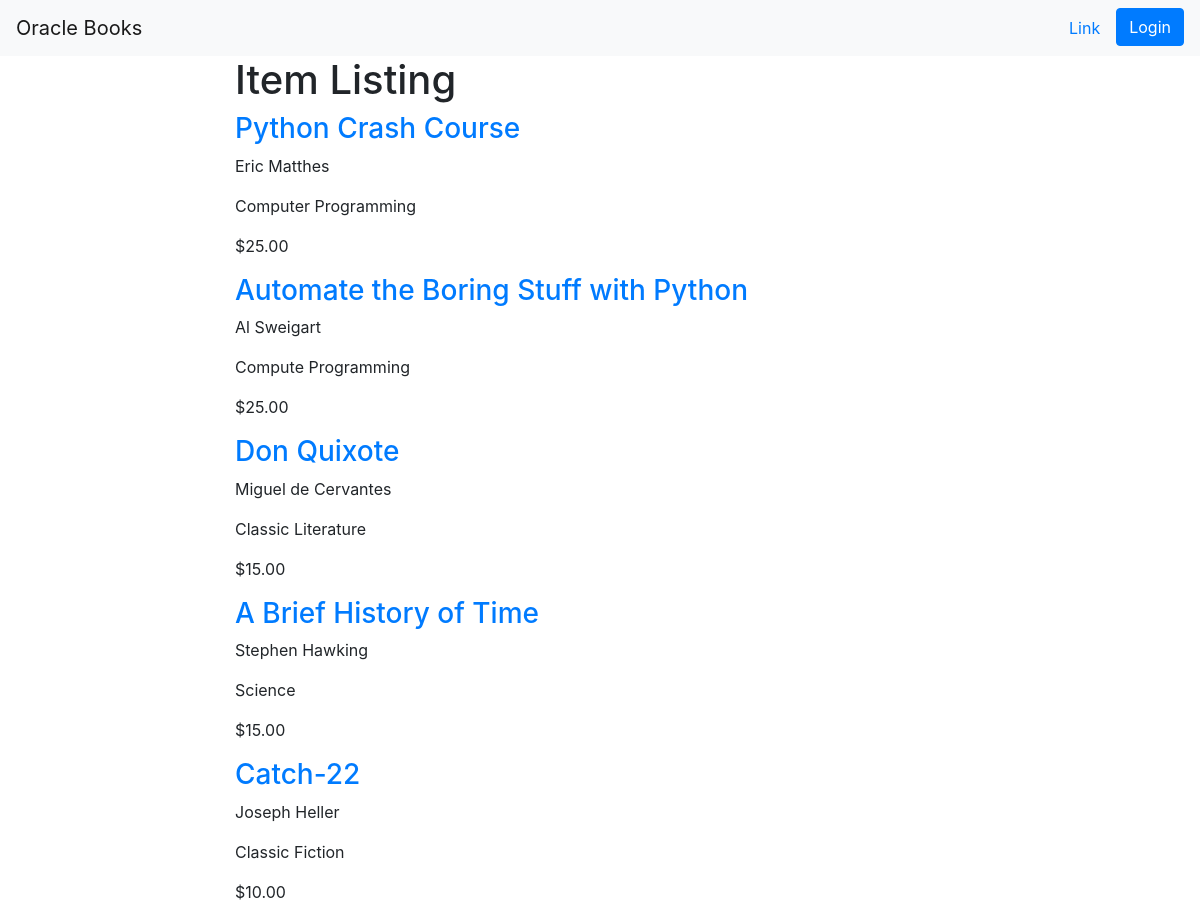
Page /catalog/category/public/1/inventory on the committed database.
### database_setup.py (models this page shows, shortened)
class StoreItem(Base):
    __tablename__ = 'store_item'
    name = Column(String(150), nullable=False)
    id = Column(Integer, primary_key=True)
    author = Column(String(50), nullable=False)
    genre = Column(String(20))
    price = Column(String(10), nullable=False)
    description = Column(String(500))
    category_id = Column(Integer, ForeignKey('category.id'))
    category = relationship(Category)
    user_id = Column(Integer, ForeignKey('user.id'))
    user = relationship(User)

### project.py (the view)
@app.route('/catalog/public/<int:category_id>/')
@app.route('/catalog/category/public/<int:category_id>/inventory')
def showItemsPublic(category_id):
    category = session.query(Category).filter_by(id=category_id).one()
    items = session.query(StoreItem).filter_by(category_id=category_id).all()
    return render_template('publicCatalogItems.html', items=items,
                           category=category)

### templates/publicCatalogItems.html (shortened to what this page needs)
<!doctype html>
<html lang="en">
	<head>
        <link rel="stylesheet" href="https://stackpath.bootstrapcdn.com/bootstrap/4.3.1/css/bootstrap.min.css">
	</head>
	<body>
		<nav class="navbar navbar-light bg-light">
  		 	<a class="navbar-brand" href="{{url_for('publicCatalog')}}">Oracle Books</a>
			<ul class="nav justify-content-end">
  				<li class="nav-item">
    			<a class="nav-link active" href="#"></a>
  				</li>
  				<li class="nav-item">
    			<a class="nav-link" href="#"></a>
  				</li>
  				<li class="nav-item">
    			<a class="nav-link" href="#">Link</a>
  				</li>
  				<li class="nav-item">
    			<a class="btn btn-primary" href="{{url_for('showLogin')}}" type="button" tabindex="-1" aria-disabled="False">Login</a>
  				</li>
			</ul>
		</nav>
			<div class="container">
				<div class="row">
					<div class="col-2"></div>
					<div class="col-8">
						<h1>Item Listing</h1>
					{% if items !=[] %}
									{% for i in items %}
											<div class="store-item">
												<a href="{{url_for('viewItemPublic',category_id=i.category_id, item_id=i.id)}}"><h3>{{i.name}}</h3></a>
												<p>{{i.author}}</p>
												<p>{{i.genre}}</p>
												<p>{{i.price}}</p>
											</div>
									{% endfor %}
				{% endif %}
					</div>
					<div class="col-2">
				</div>
			</div>
	</body>
</html>

### rows in the picture
StoreItem: name "Python Crash Course", author "Eric Matthes", genre "Computer Programming", price "$25.00"
StoreItem: name "Automate the Boring Stuff with Python", author "Al Sweigart", genre "Compute Programming", price "$25.00"
StoreItem: name "Don Quixote", author "Miguel de Cervantes", genre "Classic Literature", price "$15.00"
StoreItem: name "A Brief History of Time", author "Stephen Hawking", genre "Science", price "$15.00"
StoreItem: name "Catch-22", author "Joseph Heller", genre "Classic Fiction", price "$10.00"
